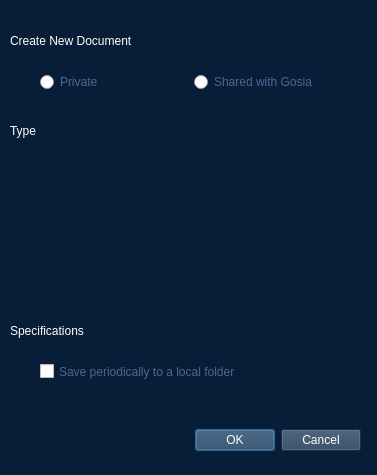
<?xml version="1.0" encoding="UTF-8"?>
<ui version="4.0">
 <class>Dialog</class>
 <widget class="QDialog" name="Dialog">
  <property name="geometry">
   <rect>
    <x>0</x>
    <y>0</y>
    <width>377</width>
    <height>475</height>
   </rect>
  </property>
  <property name="windowTitle">
   <string>Dialog</string>
  </property>
  <property name="styleSheet">
   <string notr="true">QDialog{
	background-color: rgb(8, 29, 55);
}</string>
  </property>
  <widget class="QDialogButtonBox" name="buttonBox">
   <property name="geometry">
    <rect>
     <x>140</x>
     <y>420</y>
     <width>221</width>
     <height>41</height>
    </rect>
   </property>
   <property name="styleSheet">
    <string notr="true">QPushButton{
	color: rgb(255, 255, 255);
	background-color: rgb(41, 64, 92);
}</string>
   </property>
   <property name="orientation">
    <enum>Qt::Horizontal</enum>
   </property>
   <property name="standardButtons">
    <set>QDialogButtonBox::Cancel|QDialogButtonBox::Ok</set>
   </property>
  </widget>
  <widget class="QLabel" name="label">
   <property name="geometry">
    <rect>
     <x>10</x>
     <y>20</y>
     <width>181</width>
     <height>41</height>
    </rect>
   </property>
   <property name="styleSheet">
    <string notr="true">QLabel{
	font: 12pt &quot;Ubuntu&quot;;
color: rgb(255, 255, 255);
}</string>
   </property>
   <property name="text">
    <string>Create New Document</string>
   </property>
  </widget>
  <widget class="QCheckBox" name="checkBox_3">
   <property name="geometry">
    <rect>
     <x>40</x>
     <y>360</y>
     <width>241</width>
     <height>23</height>
    </rect>
   </property>
   <property name="styleSheet">
    <string notr="true">QCheckBox{
color:rgb(74, 105, 146);
}

QCheckBox:focus{
	color: rgb(255, 255, 255);
}</string>
   </property>
   <property name="text">
    <string>Save periodically to a local folder</string>
   </property>
  </widget>
  <widget class="QLabel" name="label_2">
   <property name="geometry">
    <rect>
     <x>10</x>
     <y>310</y>
     <width>181</width>
     <height>41</height>
    </rect>
   </property>
   <property name="styleSheet">
    <string notr="true">QLabel{
	font: 12pt &quot;Ubuntu&quot;;
color: rgb(255, 255, 255);
}</string>
   </property>
   <property name="text">
    <string>Specifications</string>
   </property>
  </widget>
  <widget class="QLabel" name="label_3">
   <property name="geometry">
    <rect>
     <x>10</x>
     <y>110</y>
     <width>41</width>
     <height>41</height>
    </rect>
   </property>
   <property name="styleSheet">
    <string notr="true">QLabel{
	font: 12pt &quot;Ubuntu&quot;;
color: rgb(255, 255, 255);
}</string>
   </property>
   <property name="text">
    <string>Type</string>
   </property>
  </widget>
  <widget class="QWidget" name="">
   <property name="geometry">
    <rect>
     <x>40</x>
     <y>70</y>
     <width>301</width>
     <height>25</height>
    </rect>
   </property>
   <layout class="QHBoxLayout" name="horizontalLayout">
    <item>
     <widget class="QRadioButton" name="radioButton">
      <property name="styleSheet">
       <string notr="true">QRadioButton{
color:rgb(74, 105, 146);
}

QRadioButton:focus{
	color: rgb(255, 255, 255);
}</string>
      </property>
      <property name="text">
       <string>Private</string>
      </property>
     </widget>
    </item>
    <item>
     <widget class="QRadioButton" name="radioButton_2">
      <property name="styleSheet">
       <string notr="true">QRadioButton{
color:rgb(74, 105, 146);
}

QRadioButton:focus{
	color: rgb(255, 255, 255);
}</string>
      </property>
      <property name="text">
       <string>Shared with Gosia</string>
      </property>
     </widget>
    </item>
   </layout>
  </widget>
 </widget>
 <resources/>
 <connections>
  <connection>
   <sender>buttonBox</sender>
   <signal>accepted()</signal>
   <receiver>Dialog</receiver>
   <slot>accept()</slot>
   <hints>
    <hint type="sourcelabel">
     <x>248</x>
     <y>254</y>
    </hint>
    <hint type="destinationlabel">
     <x>157</x>
     <y>274</y>
    </hint>
   </hints>
  </connection>
  <connection>
   <sender>buttonBox</sender>
   <signal>rejected()</signal>
   <receiver>Dialog</receiver>
   <slot>reject()</slot>
   <hints>
    <hint type="sourcelabel">
     <x>316</x>
     <y>260</y>
    </hint>
    <hint type="destinationlabel">
     <x>286</x>
     <y>274</y>
    </hint>
   </hints>
  </connection>
 </connections>
</ui>
